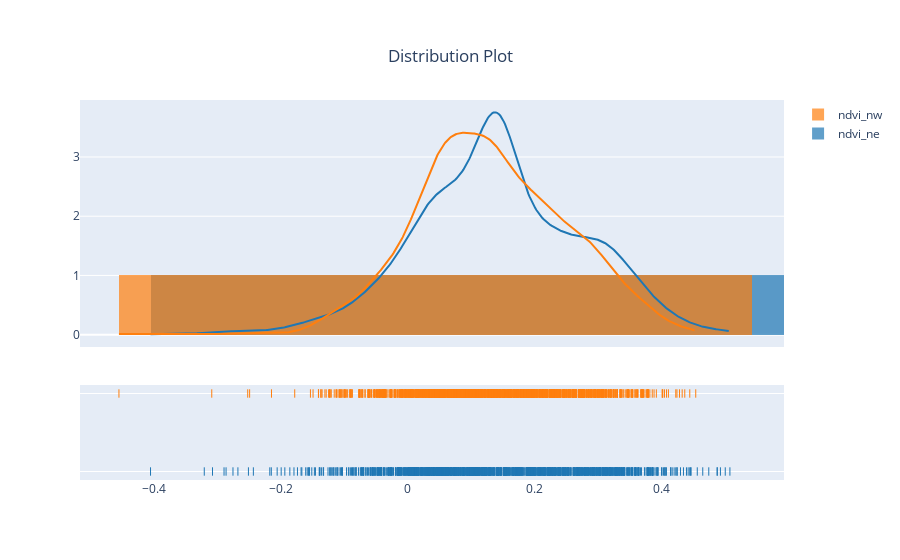

The notebook cell saved with this chart:
### Code cell
fig = ff.create_distplot([plotter.df_clean['ndvi_ne'], plotter.df_clean['ndvi_nw']], ['ndvi_ne', 'ndvi_nw'])
fig.update_layout(title={
                'text': 'Distribution Plot',
                'x': 0.5,
                'xanchor': 'center',
                'yanchor': 'top'
            }
)
fig.show()

### Figure 1 — Plotly figure (JSON) as saved in the notebook; plotly's stock layout.template omitted (floating-point values rounded to 4 significant figures; data arrays with more than 128 entries replaced by an {"elided": "..."} marker saying what was removed)
{"data": [{"autobinx": false, "histnorm": "probability density", "legendgroup": "ndvi_ne", "marker": {"color": "rgb(31, 119, 180)"}, "name": "ndvi_ne", "opacity": 0.7, "type": "histogram", "x": {"elided": "1456 float values"}, "xaxis": "x", "xbins": {"end": 0.5084, "size": 1, "start": -0.4062}, "yaxis": "y"}, {"autobinx": false, "histnorm": "probability density", "legendgroup": "ndvi_nw", "marker": {"color": "rgb(255, 127, 14)"}, "name": "ndvi_nw", "opacity": 0.7, "type": "histogram", "x": {"elided": "1456 float values"}, "xaxis": "x", "xbins": {"end": 0.4544, "size": 1, "start": -0.4561}, "yaxis": "y"}, {"legendgroup": "ndvi_ne", "marker": {"color": "rgb(31, 119, 180)"}, "mode": "lines", "name": "ndvi_ne", "showlegend": false, "type": "scatter", "x": {"elided": "500 float values"}, "xaxis": "x", "y": {"elided": "500 float values"}, "yaxis": "y"}, {"legendgroup": "ndvi_nw", "marker": {"color": "rgb(255, 127, 14)"}, "mode": "lines", "name": "ndvi_nw", "showlegend": false, "type": "scatter", "x": {"elided": "500 float values"}, "xaxis": "x", "y": {"elided": "500 float values"}, "yaxis": "y"}, {"legendgroup": "ndvi_ne", "marker": {"color": "rgb(31, 119, 180)", "symbol": "line-ns-open"}, "mode": "markers", "name": "ndvi_ne", "showlegend": false, "type": "scatter", "x": {"elided": "1456 float values"}, "xaxis": "x", "y": {"elided": "1456 str values"}, "yaxis": "y2"}, {"legendgroup": "ndvi_nw", "marker": {"color": "rgb(255, 127, 14)", "symbol": "line-ns-open"}, "mode": "markers", "name": "ndvi_nw", "showlegend": false, "type": "scatter", "x": {"elided": "1456 float values"}, "xaxis": "x", "y": {"elided": "1456 str values"}, "yaxis": "y2"}], "layout": {"barmode": "overlay", "hovermode": "closest", "legend": {"traceorder": "reversed"}, "title": {"text": "Distribution Plot", "x": 0.5, "xanchor": "center", "yanchor": "top"}, "xaxis": {"anchor": "y2", "domain": [0, 1], "zeroline": false}, "yaxis": {"anchor": "free", "domain": [0.35, 1], "position": 0}, "yaxis2": {"anchor": "x", "domain": [0, 0.25], "dtick": 1, "showticklabels": false}}}
